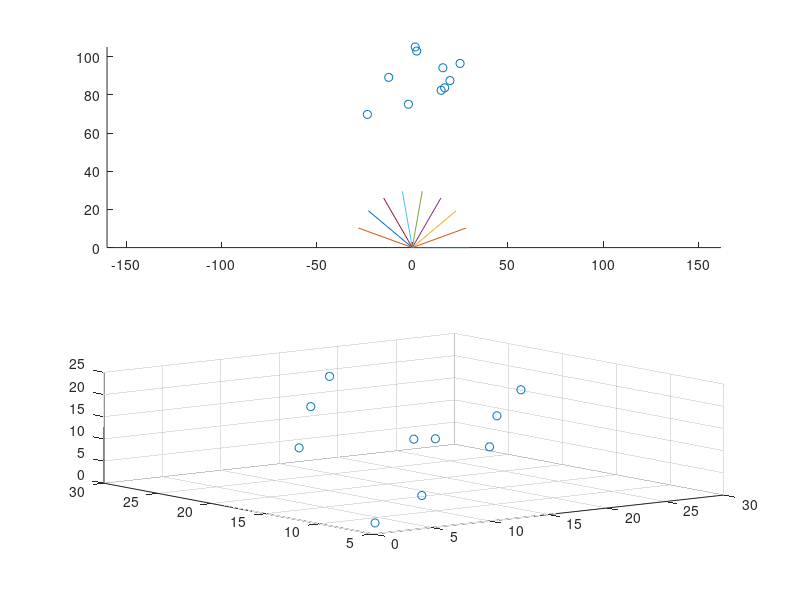

Reproduce this figure in MATLAB.
clear;clc;clf;
nPoints=10;
nDimm=9;
posNd=randi(30,nPoints,nDimm);% One point at each row

[rsPos,nDim]=size(posNd);
coordTheta=pi/nDim;
vecBs=[cos((0:nDim-1).*coordTheta)',sin((0:nDim-1).*coordTheta)'];% One base vector at echo row
pos2D=posNd*vecBs;
R=30;
startPos=zeros(nDim,2);
endPos=30.*vecBs;
xPos=[startPos(:,1)';endPos(:,1)'];%[x1;x2]
yPos=[startPos(:,2)';endPos(:,2)'];%[y1;y2]
subplot(2,1,1);
line(xPos,yPos);% Line at each Column
hold on;scatter(pos2D(:,1)',pos2D(:,2)');
axis equal
subplot(2,1,2);
if nDim>=3
    scatter3(posNd(:,1)',posNd(:,2)',posNd(:,3)');
elseif nDim==2
    scatter(posNd(:,1)',posNd(:,2)');
end
    